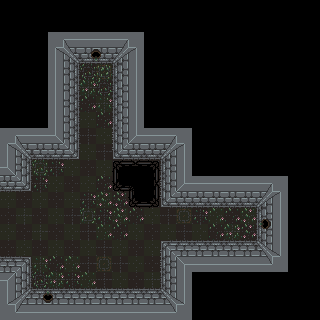

Below is a game level as drawn by its tile map, then a one-line description and the .tmx file that defines it, in full:
An orthogonal 20x20 tile map with 16x16 px tiles, 1 tile layer (Tile Layer 1).

<map version="1.2" tiledversion="1.2.3" orientation="orthogonal" renderorder="right-down" width="20" height="20" tilewidth="16" tileheight="16" infinite="0" nextlayerid="2" nextobjectid="1">
 <tileset firstgid="1" source="Basic Tileset Inside.tsx" />
 <layer id="1" name="Tile Layer 1" width="20" height="20">
  <data encoding="csv">
88,88,88,88,88,88,88,88,88,88,88,88,88,88,88,88,88,88,88,88,
88,88,88,88,88,88,88,88,88,88,88,88,88,88,88,88,88,88,88,88,
88,88,88,1,2,41,41,3,4,88,88,88,88,88,88,88,88,88,88,88,
88,88,88,17,18,11,12,19,20,88,88,88,88,88,88,88,88,88,88,88,
88,88,88,57,25,70,79,10,42,88,88,88,88,88,88,88,88,88,88,88,
88,88,88,57,25,96,70,10,42,88,88,88,88,88,88,88,88,88,88,88,
88,88,88,57,25,83,94,10,42,88,88,88,88,88,88,88,88,88,88,88,
88,88,88,57,25,91,83,10,42,88,88,88,88,88,88,88,88,88,88,88,
1,2,41,39,40,82,91,37,38,41,3,4,88,88,88,88,88,88,88,88,
17,18,9,55,56,91,82,53,54,9,19,20,88,88,88,88,88,88,88,88,
39,40,80,84,91,81,91,71,72,73,10,42,88,88,88,88,88,88,88,88,
55,56,84,91,81,91,83,103,120,89,37,38,41,41,41,41,3,4,88,88,
91,81,91,81,91,84,95,85,103,105,53,54,9,9,9,9,19,20,88,88,
81,92,81,91,82,78,84,95,83,91,82,75,84,93,83,95,14,42,88,88,
91,81,92,81,91,82,93,83,91,81,91,82,91,83,96,85,30,42,88,88,
81,91,81,91,81,91,82,91,81,91,5,6,26,26,26,26,35,36,88,88,
7,8,94,83,93,82,75,82,91,81,21,22,58,58,58,58,51,52,88,88,
23,24,70,96,84,93,82,91,81,92,10,42,88,88,88,88,88,88,88,88,
33,34,27,28,26,26,26,26,26,26,35,36,88,88,88,88,88,88,88,88,
49,50,58,58,58,58,58,58,58,58,51,52,88,88,88,88,88,88,88,88
</data>
 </layer>
</map>